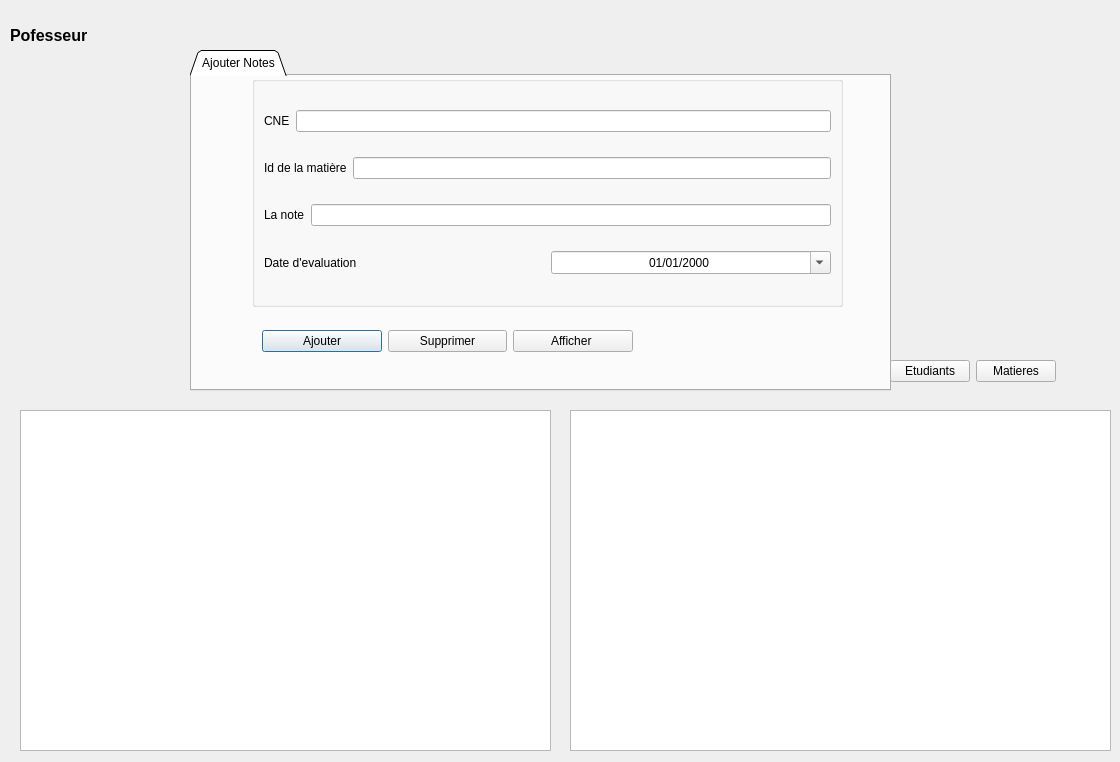
<?xml version="1.0" encoding="UTF-8"?>
<ui version="4.0">
 <class>menuProf</class>
 <widget class="QDialog" name="menuProf">
  <property name="geometry">
   <rect>
    <x>0</x>
    <y>0</y>
    <width>1120</width>
    <height>762</height>
   </rect>
  </property>
  <property name="windowTitle">
   <string>Dialog</string>
  </property>
  <property name="styleSheet">
   <string notr="true"/>
  </property>
  <widget class="QLabel" name="label_Picture">
   <property name="geometry">
    <rect>
     <x>10</x>
     <y>0</y>
     <width>141</width>
     <height>71</height>
    </rect>
   </property>
   <property name="font">
    <font>
     <pointsize>12</pointsize>
     <weight>75</weight>
     <bold>true</bold>
     <underline>false</underline>
     <strikeout>false</strikeout>
    </font>
   </property>
   <property name="text">
    <string>Pofesseur</string>
   </property>
  </widget>
  <widget class="QTabWidget" name="tabWidget">
   <property name="geometry">
    <rect>
     <x>190</x>
     <y>50</y>
     <width>701</width>
     <height>341</height>
    </rect>
   </property>
   <property name="maximumSize">
    <size>
     <width>16777215</width>
     <height>341</height>
    </size>
   </property>
   <property name="tabPosition">
    <enum>QTabWidget::North</enum>
   </property>
   <property name="tabShape">
    <enum>QTabWidget::Triangular</enum>
   </property>
   <property name="currentIndex">
    <number>0</number>
   </property>
   <widget class="QWidget" name="tab_Notes">
    <property name="enabled">
     <bool>true</bool>
    </property>
    <attribute name="title">
     <string>Ajouter Notes</string>
    </attribute>
    <widget class="QWidget" name="widget_2" native="true">
     <property name="geometry">
      <rect>
       <x>0</x>
       <y>0</y>
       <width>691</width>
       <height>321</height>
      </rect>
     </property>
     <widget class="QGroupBox" name="groupBox_6">
      <property name="geometry">
       <rect>
        <x>60</x>
        <y>0</y>
        <width>591</width>
        <height>231</height>
       </rect>
      </property>
      <property name="title">
       <string/>
      </property>
      <layout class="QVBoxLayout" name="verticalLayout_6">
       <item>
        <layout class="QHBoxLayout" name="horizontalLayout_25">
         <item>
          <widget class="QLabel" name="label_20">
           <property name="text">
            <string>CNE</string>
           </property>
          </widget>
         </item>
         <item>
          <widget class="QLineEdit" name="texte_CNE_Etudiant_2">
           <property name="inputMask">
            <string/>
           </property>
           <property name="text">
            <string/>
           </property>
          </widget>
         </item>
        </layout>
       </item>
       <item>
        <layout class="QHBoxLayout" name="horizontalLayout_26">
         <item>
          <widget class="QLabel" name="label_21">
           <property name="text">
            <string>Id de la matière</string>
           </property>
          </widget>
         </item>
         <item>
          <widget class="QLineEdit" name="texte_Id_Matier_2"/>
         </item>
        </layout>
       </item>
       <item>
        <layout class="QHBoxLayout" name="horizontalLayout_27">
         <item>
          <widget class="QLabel" name="label_22">
           <property name="text">
            <string>La note</string>
           </property>
          </widget>
         </item>
         <item>
          <widget class="QLineEdit" name="texte_Note_2"/>
         </item>
        </layout>
       </item>
       <item>
        <layout class="QHBoxLayout" name="horizontalLayout_17">
         <item>
          <widget class="QLabel" name="label_14">
           <property name="text">
            <string>Date d'evaluation</string>
           </property>
           <property name="textFormat">
            <enum>Qt::AutoText</enum>
           </property>
          </widget>
         </item>
         <item>
          <widget class="QDateTimeEdit" name="Date">
           <property name="enabled">
            <bool>true</bool>
           </property>
           <property name="mouseTracking">
            <bool>false</bool>
           </property>
           <property name="wrapping">
            <bool>false</bool>
           </property>
           <property name="alignment">
            <set>Qt::AlignCenter</set>
           </property>
           <property name="buttonSymbols">
            <enum>QAbstractSpinBox::PlusMinus</enum>
           </property>
           <property name="accelerated">
            <bool>false</bool>
           </property>
           <property name="showGroupSeparator" stdset="0">
            <bool>false</bool>
           </property>
           <property name="displayFormat">
            <string>dd/MM/yyyy </string>
           </property>
           <property name="calendarPopup">
            <bool>true</bool>
           </property>
          </widget>
         </item>
        </layout>
       </item>
      </layout>
     </widget>
     <widget class="QWidget" name="horizontalLayoutWidget_6">
      <property name="geometry">
       <rect>
        <x>70</x>
        <y>230</y>
        <width>371</width>
        <height>71</height>
       </rect>
      </property>
      <layout class="QHBoxLayout" name="horizontalLayout_28">
       <item>
        <widget class="QPushButton" name="pushButton_ajouter_6">
         <property name="text">
          <string>Ajouter</string>
         </property>
        </widget>
       </item>
       <item>
        <widget class="QPushButton" name="pushButton_supprimer_6">
         <property name="text">
          <string>Supprimer</string>
         </property>
        </widget>
       </item>
       <item>
        <widget class="QPushButton" name="pushButton_afficher_6">
         <property name="text">
          <string>Afficher </string>
         </property>
        </widget>
       </item>
      </layout>
     </widget>
    </widget>
   </widget>
  </widget>
  <widget class="QTableView" name="tableView">
   <property name="geometry">
    <rect>
     <x>20</x>
     <y>410</y>
     <width>531</width>
     <height>341</height>
    </rect>
   </property>
  </widget>
  <widget class="QTableView" name="tableView_2">
   <property name="geometry">
    <rect>
     <x>570</x>
     <y>410</y>
     <width>541</width>
     <height>341</height>
    </rect>
   </property>
  </widget>
  <widget class="QWidget" name="horizontalLayoutWidget_7">
   <property name="geometry">
    <rect>
     <x>890</x>
     <y>360</y>
     <width>221</width>
     <height>71</height>
    </rect>
   </property>
   <layout class="QHBoxLayout" name="horizontalLayout_30">
    <property name="spacing">
     <number>6</number>
    </property>
    <property name="sizeConstraint">
     <enum>QLayout::SetFixedSize</enum>
    </property>
    <property name="rightMargin">
     <number>0</number>
    </property>
    <property name="bottomMargin">
     <number>3</number>
    </property>
    <item>
     <widget class="QPushButton" name="pushButton_All_Etudiant_8">
      <property name="text">
       <string>Etudiants</string>
      </property>
     </widget>
    </item>
    <item>
     <widget class="QPushButton" name="pushButton_All_Matiers_8">
      <property name="text">
       <string>Matieres</string>
      </property>
     </widget>
    </item>
   </layout>
  </widget>
 </widget>
 <resources/>
 <connections/>
</ui>
